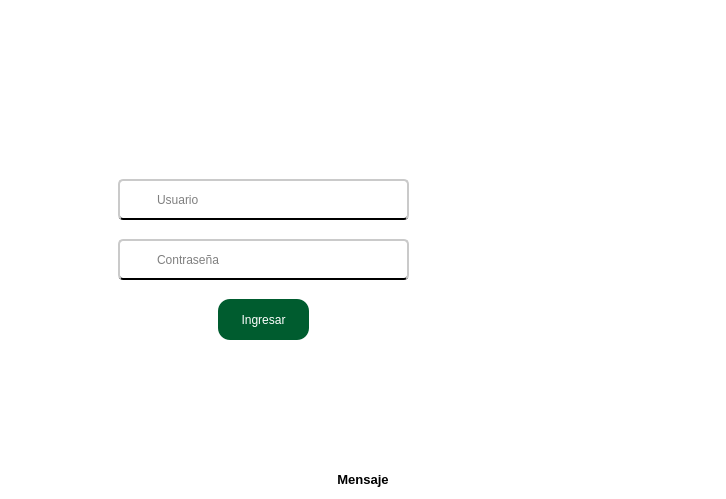
<?xml version="1.0" encoding="UTF-8"?>
<ui version="4.0">
 <class>Login</class>
 <widget class="QWidget" name="Login">
  <property name="geometry">
   <rect>
    <x>0</x>
    <y>0</y>
    <width>726</width>
    <height>499</height>
   </rect>
  </property>
  <property name="windowTitle">
   <string>Form</string>
  </property>
  <property name="styleSheet">
   <string notr="true">background-color: rgb(255, 255, 255);</string>
  </property>
  <layout class="QVBoxLayout" name="verticalLayout">
   <property name="spacing">
    <number>0</number>
   </property>
   <property name="leftMargin">
    <number>0</number>
   </property>
   <property name="topMargin">
    <number>0</number>
   </property>
   <property name="rightMargin">
    <number>0</number>
   </property>
   <property name="bottomMargin">
    <number>0</number>
   </property>
   <item alignment="Qt::AlignHCenter|Qt::AlignVCenter">
    <widget class="QFrame" name="espacio_login">
     <property name="sizePolicy">
      <sizepolicy hsizetype="Preferred" vsizetype="Preferred">
       <horstretch>0</horstretch>
       <verstretch>200</verstretch>
      </sizepolicy>
     </property>
     <property name="minimumSize">
      <size>
       <width>550</width>
       <height>300</height>
      </size>
     </property>
     <property name="maximumSize">
      <size>
       <width>550</width>
       <height>300</height>
      </size>
     </property>
     <property name="sizeIncrement">
      <size>
       <width>1</width>
       <height>0</height>
      </size>
     </property>
     <property name="styleSheet">
      <string notr="true">QFrame{

    background: qlineargradient(
        x1:0, y1:0, x2:1, y2:1,
        stop:0 #3fea87, stop:1 #00770e);

	border-radius:20px;
   


}</string>
     </property>
     <property name="frameShape">
      <enum>QFrame::StyledPanel</enum>
     </property>
     <property name="frameShadow">
      <enum>QFrame::Raised</enum>
     </property>
     <widget class="QLineEdit" name="input_contrasena">
      <property name="geometry">
       <rect>
        <x>30</x>
        <y>160</y>
        <width>291</width>
        <height>41</height>
       </rect>
      </property>
      <property name="styleSheet">
       <string notr="true">QLineEdit{
	
	background-color: rgb(255, 255, 255);
	font: 12pt &quot;Arial&quot;;
	border-radius:5px;
	padding-left: 35px;
	padding-top:1px;
	border-bottom:2px solid black  ;
	border-top: 2px solid rgb(202, 202, 202);
	border-left: 2px solid rgb(202, 202, 202);
	border-right: 2px solid rgb(202, 202, 202);

}

QLineEdit:focus{

	border: 2px solid rgb(17, 192, 255)



}</string>
      </property>
      <property name="text">
       <string/>
      </property>
      <property name="echoMode">
       <enum>QLineEdit::Password</enum>
      </property>
      <property name="placeholderText">
       <string>Contraseña</string>
      </property>
      <property name="cursorMoveStyle">
       <enum>Qt::VisualMoveStyle</enum>
      </property>
     </widget>
     <widget class="QLabel" name="titulo_login">
      <property name="geometry">
       <rect>
        <x>30</x>
        <y>50</y>
        <width>81</width>
        <height>41</height>
       </rect>
      </property>
      <property name="font">
       <font>
        <family>Arial</family>
        <pointsize>22</pointsize>
        <weight>75</weight>
        <bold>true</bold>
       </font>
      </property>
      <property name="styleSheet">
       <string notr="true">QLabel{
	
	
	color: rgb(255, 255, 255);
	background:transparent;
	

}</string>
      </property>
      <property name="text">
       <string>Login</string>
      </property>
      <property name="alignment">
       <set>Qt::AlignCenter</set>
      </property>
     </widget>
     <widget class="QLineEdit" name="input_usuario">
      <property name="geometry">
       <rect>
        <x>30</x>
        <y>100</y>
        <width>291</width>
        <height>41</height>
       </rect>
      </property>
      <property name="styleSheet">
       <string notr="true">QLineEdit{
	
	background-color: rgb(255, 255, 255);
	font: 12pt &quot;Arial&quot;;
	border-radius:5px;
	padding-left: 35px;
	padding-top:1px;
	border-bottom:2px solid black  ;
	border-top: 2px solid rgb(202, 202, 202);
	border-left: 2px solid rgb(202, 202, 202);
	border-right: 2px solid rgb(202, 202, 202);

}

QLineEdit:focus{

	border: 2px solid rgb(17, 192, 255)



}</string>
      </property>
      <property name="placeholderText">
       <string>Usuario</string>
      </property>
     </widget>
     <widget class="QPushButton" name="boton_ingresar">
      <property name="geometry">
       <rect>
        <x>130</x>
        <y>220</y>
        <width>91</width>
        <height>41</height>
       </rect>
      </property>
      <property name="cursor">
       <cursorShape>PointingHandCursor</cursorShape>
      </property>
      <property name="styleSheet">
       <string notr="true">QPushButton{

	background-color: #005c2f;
	font: 75 14pt &quot;Arial&quot;;
	color: rgb(255, 255, 255);
	border-radius:12px;

}

QPushButton:hover{

	
	background-color: rgb(0, 56, 10);

}</string>
      </property>
      <property name="text">
       <string>Ingresar</string>
      </property>
     </widget>
     <widget class="QLabel" name="icono_contrasena">
      <property name="geometry">
       <rect>
        <x>40</x>
        <y>170</y>
        <width>21</width>
        <height>21</height>
       </rect>
      </property>
      <property name="styleSheet">
       <string notr="true">background-color: rgb(255, 255, 255);
border-radius:10px;</string>
      </property>
      <property name="text">
       <string/>
      </property>
      <property name="pixmap">
       <pixmap>../recursos_de_imagenes/iconos_de_interfaz/icono_contraseña.png</pixmap>
      </property>
      <property name="scaledContents">
       <bool>true</bool>
      </property>
     </widget>
     <widget class="QLabel" name="icono_usuario">
      <property name="geometry">
       <rect>
        <x>40</x>
        <y>110</y>
        <width>21</width>
        <height>21</height>
       </rect>
      </property>
      <property name="styleSheet">
       <string notr="true">background-color: rgb(255, 255, 255);
border-radius:10px;</string>
      </property>
      <property name="text">
       <string/>
      </property>
      <property name="pixmap">
       <pixmap>../recursos_de_imagenes/iconos_de_interfaz/icono_de_usuario.png</pixmap>
      </property>
      <property name="scaledContents">
       <bool>true</bool>
      </property>
     </widget>
     <widget class="QPushButton" name="boton_ver_contrasena">
      <property name="geometry">
       <rect>
        <x>280</x>
        <y>170</y>
        <width>31</width>
        <height>21</height>
       </rect>
      </property>
      <property name="cursor">
       <cursorShape>PointingHandCursor</cursorShape>
      </property>
      <property name="styleSheet">
       <string notr="true">QPushButton{
	border: 0px;
	
	background-color: rgb(255, 255, 255);

}</string>
      </property>
      <property name="text">
       <string/>
      </property>
      <property name="icon">
       <iconset>
        <normaloff>../recursos_de_imagenes/iconos_de_interfaz/ver_contraseña.png</normaloff>../recursos_de_imagenes/iconos_de_interfaz/ver_contraseña.png</iconset>
      </property>
      <property name="iconSize">
       <size>
        <width>25</width>
        <height>25</height>
       </size>
      </property>
     </widget>
     <widget class="QLabel" name="logo_del_tela">
      <property name="geometry">
       <rect>
        <x>340</x>
        <y>60</y>
        <width>181</width>
        <height>171</height>
       </rect>
      </property>
      <property name="styleSheet">
       <string notr="true">background:transparent;</string>
      </property>
      <property name="text">
       <string/>
      </property>
      <property name="pixmap">
       <pixmap>../recursos_de_imagenes/Tela.png</pixmap>
      </property>
      <property name="scaledContents">
       <bool>true</bool>
      </property>
     </widget>
    </widget>
   </item>
   <item alignment="Qt::AlignHCenter|Qt::AlignBottom">
    <widget class="QLabel" name="label_mensaje_usuario">
     <property name="sizePolicy">
      <sizepolicy hsizetype="Preferred" vsizetype="Preferred">
       <horstretch>0</horstretch>
       <verstretch>10</verstretch>
      </sizepolicy>
     </property>
     <property name="minimumSize">
      <size>
       <width>700</width>
       <height>40</height>
      </size>
     </property>
     <property name="maximumSize">
      <size>
       <width>700</width>
       <height>30</height>
      </size>
     </property>
     <property name="font">
      <font>
       <family>Arial</family>
       <pointsize>10</pointsize>
       <weight>75</weight>
       <bold>true</bold>
      </font>
     </property>
     <property name="text">
      <string>Mensaje</string>
     </property>
     <property name="alignment">
      <set>Qt::AlignCenter</set>
     </property>
     <property name="openExternalLinks">
      <bool>false</bool>
     </property>
    </widget>
   </item>
  </layout>
 </widget>
 <tabstops>
  <tabstop>input_usuario</tabstop>
  <tabstop>input_contrasena</tabstop>
  <tabstop>boton_ver_contrasena</tabstop>
  <tabstop>boton_ingresar</tabstop>
 </tabstops>
 <resources/>
 <connections/>
</ui>
